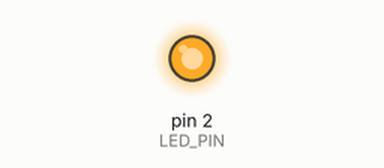
Simulated run of this sketch. Board: Arduino Uno, built with avr-gcc and run on an emulated ATmega328P. Parts: output pins drawn as LEDs (lit = HIGH). Random numbers use the default seed unless the sketch sets one.

Above: at 0.1 s.
At 34.2 s:
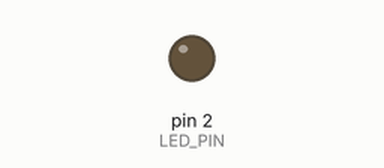
Timing chart, 0 to 40.0 s (numbered marks = the images above):
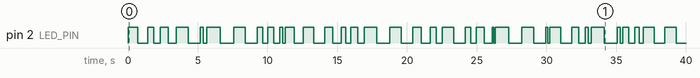

The sketch:

arduino_micro_led_blink.ino
```cpp
int LED_PIN = 2;

void setup() {
  pinMode(LED_PIN, OUTPUT);
}

void loop() {
  blinkLed(LED_PIN, random(100, 1000));
}

void blinkLed(int led_pin, int sec) {
  digitalWrite(led_pin, HIGH);
  delay(sec);
  digitalWrite(led_pin, LOW);
  delay(sec);
}
```

Measured:
- by itself, pin 2 (LED_PIN): LOW → HIGH at 0.00 s, → LOW 0.71 s later, → HIGH 0.71 s later, → LOW 0.45 s later, … (70 changes in this stretch)
